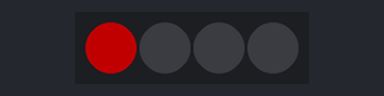
This sketch was run on a simulated Arduino Uno, built with avr-gcc and run on an emulated ATmega328P. Shown: 4 RGB LEDs in strip order, left to right. Dim RGB values are drawn brighter than linear.

Above: at 0.15 s.
At 1.65 s:
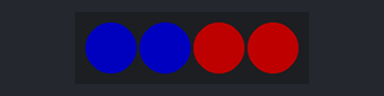
At 2.55 s:
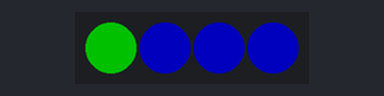
At 3.45 s:
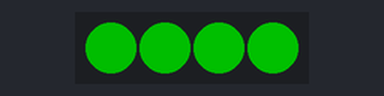
At 5.85 s:
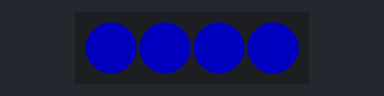
At 7.96 s:
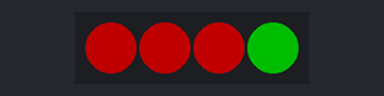
Timing chart, 0 to 8.3 s (numbered marks = the images above):
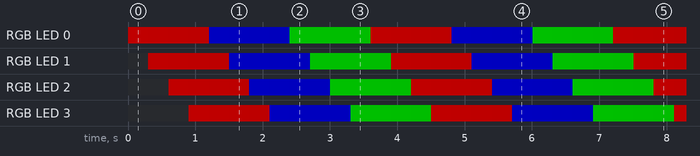

The sketch:

Clean_Architecture_v0.3.ino
```cpp
/*
 * Name: EJEMPLO DE ARQUITECTURA LIMPIA
 * created: 24/08/2022
 * Author: Edgar Cano
 * Ver: 0.3
 * Rev: 18/04/2024
 */
#include <FastLED.h>

#define NUM_LEDS   4
#define LED_DELAY  300
const byte DATA_PIN = 12;

CRGB leds[NUM_LEDS];

/******************************************************
   Functiones prototipadas
 *****************************************************/
void fadeall();
void SetRed();
void SetBlue();
void SetGreen();
/******************************************************
   setup and loop
 *****************************************************/
void setup(){
  Serial.begin(9600);
  FastLED.addLeds<NEOPIXEL, DATA_PIN>(leds, NUM_LEDS);
  FastLED.setBrightness(84);
}
void loop(){
  SetRed();
  SetBlue();
  SetGreen();
}
```

SetBlue.ino
```cpp
void SetBlue(){
  byte blue = 160;
  for(int i = 0; i < NUM_LEDS; i++){
    leds[i] = CHSV(blue, 255, 255);
    FastLED.show();
    fadeall();
    delay(LED_DELAY);
  }
}
```

SetGreen.ino
```cpp
void SetGreen(){
  byte green = 96;
  for(int i = 0; i < NUM_LEDS; i++){
    leds[i] = CHSV(green, 255, 255);
    FastLED.show();
    fadeall();
    delay(LED_DELAY);
  }
}
```

SetRed.ino
```cpp
void SetRed(){
  byte red = 0;
  for(int i = 0; i < NUM_LEDS; i++){
    leds[i] = CHSV(red, 255, 255);
    FastLED.show();
    fadeall();
    delay(LED_DELAY);
  }
}
```

fadeall.ino
```cpp
void fadeall(){
  for(int i = 0; i < NUM_LEDS; i++){
    leds[i].nscale8(250);
  }
}
```

Measured:
- by itself, RGB LED 0–3: repeats every 3.6 s: RGB(83, 0, 0) 0.30 s, RGB(81, 0, 0) 0.30 s, RGB(79, 0, 0) 0.30 s, RGB(0, 0, 84) 0.30 s, RGB(0, 0, 83) 0.30 s, RGB(0, 0, 81) 0.30 s, RGB(0, 0, 79) 0.30 s, RGB(0, 84, 0) 0.30 s, RGB(0, 83, 0) 0.30 s, RGB(0, 81, 0) 0.30 s, RGB(0, 79, 0) 0.30 s, RGB(84, 0, 0) 0.30 s
